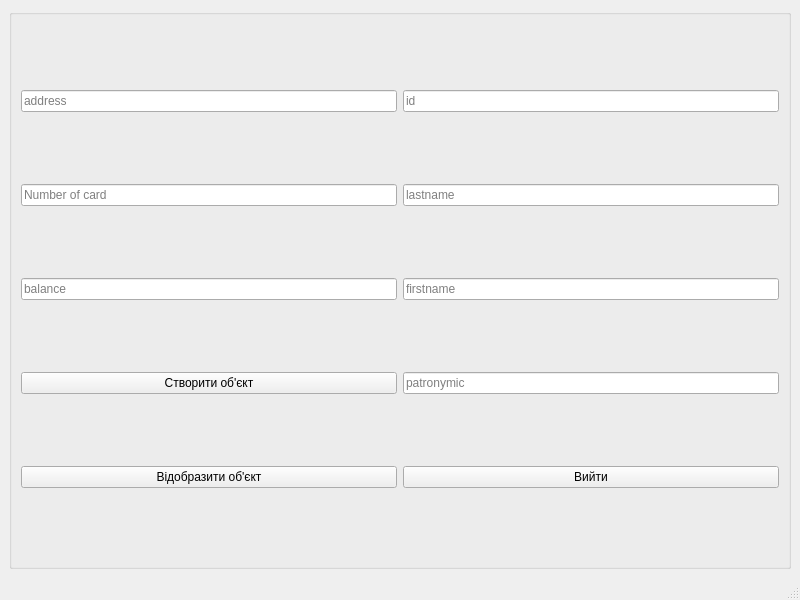
<?xml version="1.0" encoding="UTF-8"?>
<ui version="4.0">
 <class>MainWindow</class>
 <widget class="QMainWindow" name="MainWindow">
  <property name="geometry">
   <rect>
    <x>0</x>
    <y>0</y>
    <width>800</width>
    <height>600</height>
   </rect>
  </property>
  <property name="windowTitle">
   <string>MainWindow</string>
  </property>
  <widget class="QWidget" name="centralwidget">
   <layout class="QGridLayout" name="gridLayout_2">
    <item row="0" column="0">
     <widget class="QGroupBox" name="groupBox">
      <property name="title">
       <string/>
      </property>
      <layout class="QGridLayout" name="gridLayout">
       <item row="0" column="1">
        <widget class="QLineEdit" name="leID">
         <property name="placeholderText">
          <string>id</string>
         </property>
        </widget>
       </item>
       <item row="2" column="0">
        <widget class="QLineEdit" name="leBalance">
         <property name="placeholderText">
          <string>balance</string>
         </property>
        </widget>
       </item>
       <item row="0" column="0">
        <widget class="QLineEdit" name="leAddress">
         <property name="placeholderText">
          <string>address</string>
         </property>
        </widget>
       </item>
       <item row="4" column="1">
        <widget class="QPushButton" name="pbExit">
         <property name="text">
          <string>Вийти</string>
         </property>
        </widget>
       </item>
       <item row="3" column="1">
        <widget class="QLineEdit" name="lePatronymic">
         <property name="placeholderText">
          <string>patronymic</string>
         </property>
        </widget>
       </item>
       <item row="3" column="0">
        <widget class="QPushButton" name="pbCreate">
         <property name="text">
          <string>Створити об'єкт</string>
         </property>
        </widget>
       </item>
       <item row="1" column="0">
        <widget class="QLineEdit" name="leCardNumber">
         <property name="placeholderText">
          <string>Number of card</string>
         </property>
        </widget>
       </item>
       <item row="2" column="1">
        <widget class="QLineEdit" name="leFirstname">
         <property name="placeholderText">
          <string>firstname</string>
         </property>
        </widget>
       </item>
       <item row="1" column="1">
        <widget class="QLineEdit" name="leLastname">
         <property name="placeholderText">
          <string>lastname</string>
         </property>
        </widget>
       </item>
       <item row="4" column="0">
        <widget class="QPushButton" name="pbOutput">
         <property name="text">
          <string>Відобразити об'єкт</string>
         </property>
        </widget>
       </item>
      </layout>
     </widget>
    </item>
   </layout>
  </widget>
  <widget class="QMenuBar" name="menubar">
   <property name="geometry">
    <rect>
     <x>0</x>
     <y>0</y>
     <width>800</width>
     <height>21</height>
    </rect>
   </property>
  </widget>
  <widget class="QStatusBar" name="statusbar"/>
 </widget>
 <resources/>
 <connections/>
</ui>
